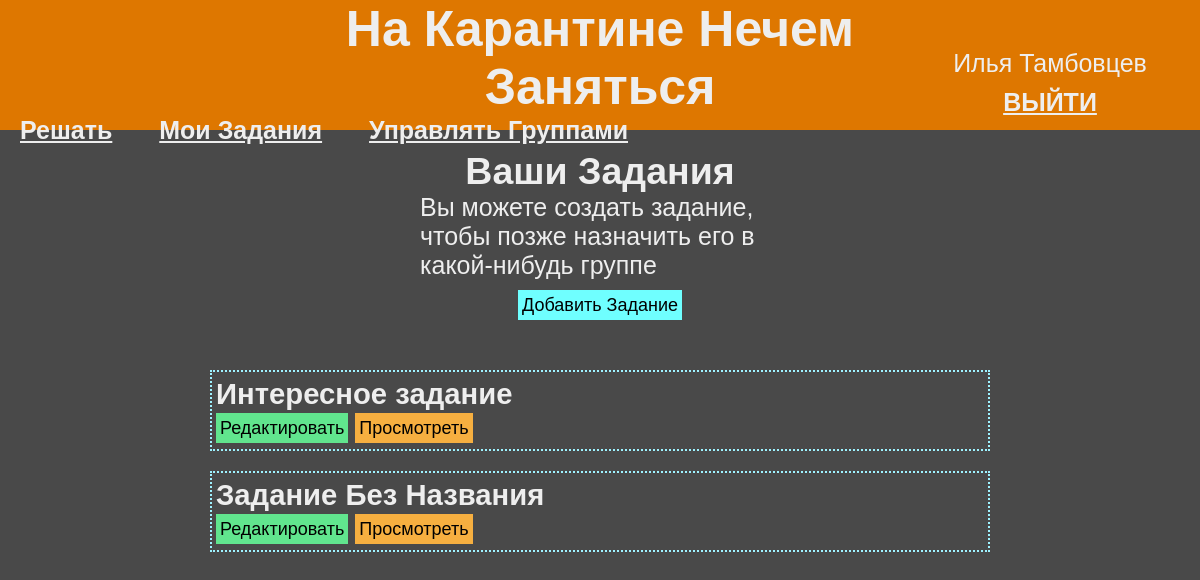
/usertasks (signed in), run on an earlier commit of the app's database.
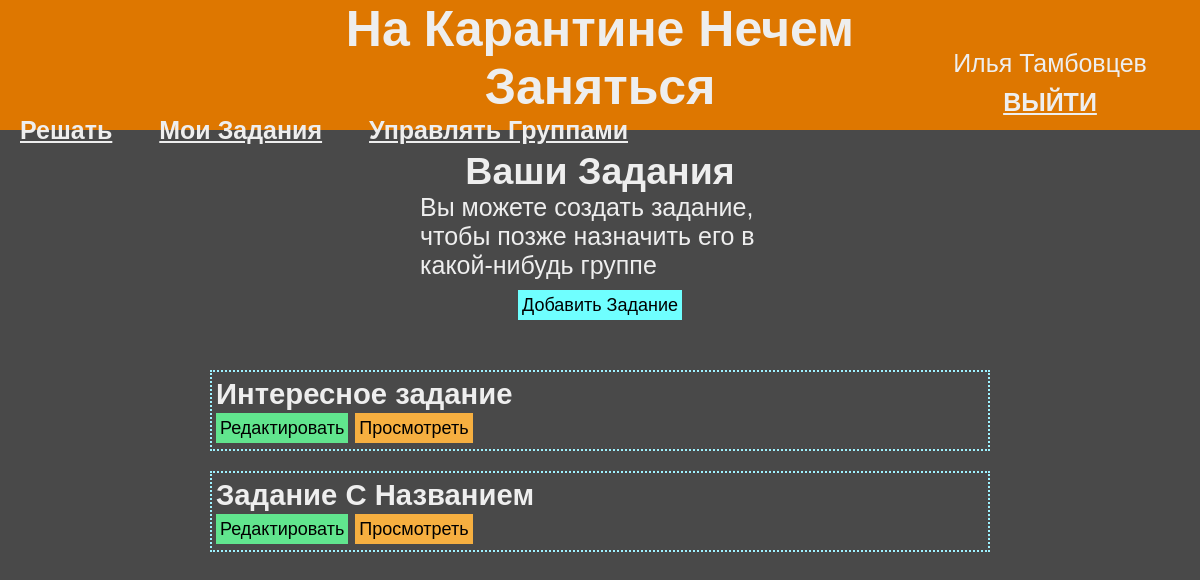
And on a later commit of the database.
### data/task.py (models this page shows)
class Task(SqlAlchemyBase, SerializerMixin):
    __tablename__ = "tasks"
    id = sa.Column(sa.Integer,
                   primary_key=True,
                   autoincrement=True)
    name = sa.Column(sa.String, default="Задание Без Названия")
    created_time = sa.Column(sa.DateTime,
                             default=datetime.datetime.now)
    description = sa.Column(sa.String, default="""Описания нет :-( <br/>
                                                  Должно быть вы знаете, что делать""")
    user_id = sa.Column(sa.Integer, sa.ForeignKey("users.id"))
    deadlines = sa.orm.relationship("Deadline",
                                    backref="task",
                                    lazy="subquery")
    problems = sa.orm.relationship("Problem",
                                    backref="task",
                                    lazy="subquery")
    def get_related_attrs(self):
        return None
    def get_non_related_attrs(self):
        return ("id", "name", "created_time", "user_id")

### main.py (the view)
@app.route("/usertasks", methods=["GET"])
def user_tasks():
    tasks = manage_sql.get_related_objects(current_user, "tasks")
    return render_template("usertasks.html", tasks=tasks)

### api/manage_sql.py (called while the page is built)
def get_related_objects(obj, attr):
    if hasattr(obj, attr):
        return list(map(get_object_data, getattr(obj, attr)))

def get_object_data(obj):
    non_related_fields = obj.to_dict(only=obj.get_non_related_attrs())
    if obj.get_related_attrs():
        related_fields = {rel: get_related_ids(obj, rel)
                          for rel in obj.get_related_attrs()}
    else:
        related_fields = dict()
    data = {**non_related_fields, **related_fields}  # их сумма
    return data

### data/db_session.py (called while the page is built)
def create_session() -> Session:
    global __factory
    return __factory()

### data/user.py (called while the page is built)
    @property
    def full_name(self):
        return " ".join([self.name, self.surname])

### main.py (called while the page is built)
@login_manager.user_loader
def load_user(user_id):
    sql = db.create_session()
    return sql.query(db.User).get(user_id)

### templates/usertasks.html (shortened to what this page needs)
{% extends "/j2/base.j2" %}
{% block head %}
<link rel="stylesheet" type="text/css" href="/static/css/taskNgroup.css">
{% endblock %}
{% block body_content %}
	<div class="container">
		<div class="beginPage">
			<h2>Ваши Задания</h2>
			<p class="help">Вы можете создать задание, чтобы позже назначить его в какой-нибудь группе</p>
			<button class="itemBtn" onclick="location.href = '/newtask'">Добавить Задание</button>
		</div>
	</div>
	<div class="container">
		{% if tasks is not none %}
			{% for item in tasks %}
				<div class="item">
					{% set id=item['id'] %}
					<h3>{{ item["name"] }}</h3>
					<div>
						<button class="itemBtn" style="background-color: #61e58e" onclick="location.href='/task/{{ item['id'] }}'">Редактировать</button>
						<button class="itemBtn" style="background-color: #f6af40" onclick="location.href='/correct/{{ item['id'] }}'">Просмотреть</button>
					</div>
				</div>
			{% endfor %}
		{% else %}
			<h5 class="listEmpty">Заданий нет</h5>
		{% endif %}
	</div>
{% endblock %}

What changed in the data, as far as the page shows it:
changed Task: name "Задание Без Названия" → "Задание C Названием"
